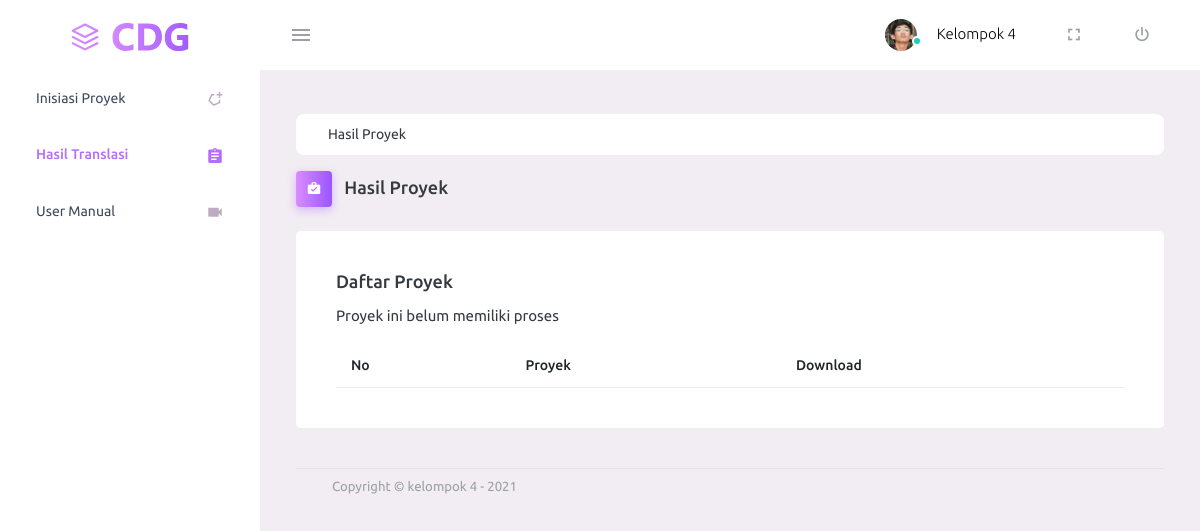
The app's page /hasil, older data.
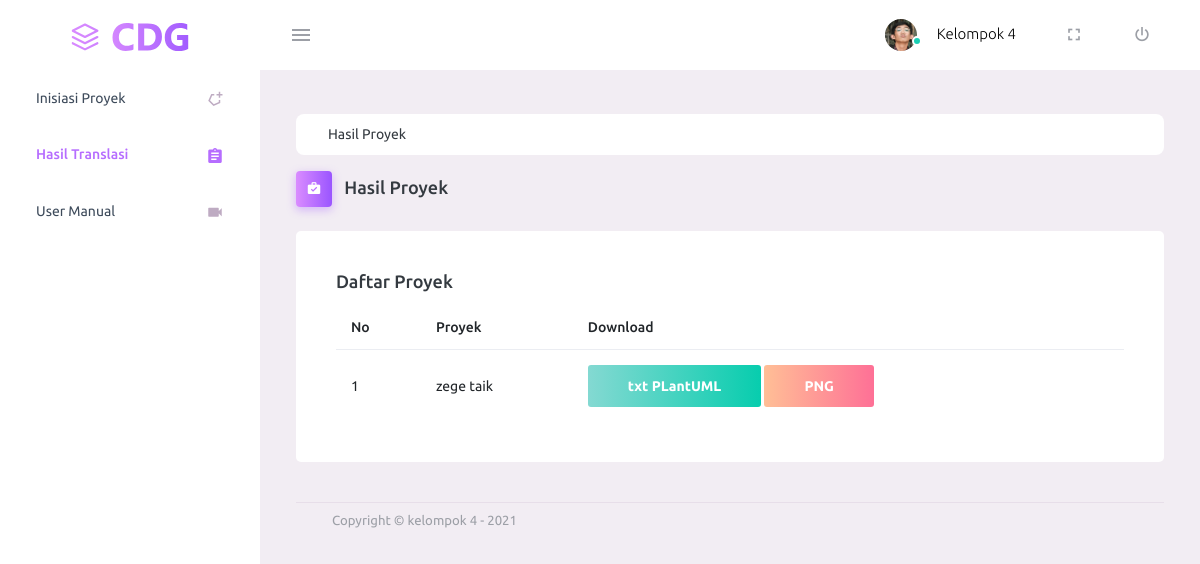
The same page, newer data.
### cdg/models.py (models this page shows, shortened)
class Proyek(models.Model):
    nama_proyek = models.CharField(max_length=50)
    database_id = models.CharField(max_length=50, null=True)

### projekppl/views.py (the view)
# urls.py: path('hasil', views.hasilall, name='hasilall'),
def hasilall(request):
    proyek = Proyek.objects.filter(database_id__isnull=False)
    return render(request,'hasil.html', {'proyek' : proyek})

### templates/hasil.html (shortened to what the changed rows need)
<!DOCTYPE html>
<html lang="en">
  <head>
    {% load static %}
    <link rel="stylesheet" href="{% static 'vendors/mdi/css/materialdesignicons.min.css' %}">
    <link rel="stylesheet" href="{% static 'vendors/css/vendor.bundle.base.css' %}">
    <link rel="stylesheet" href="{% static 'css/style.css' %}">
  </head>
  <body>
    <div class="container-scroller">
      <div class="container-fluid page-body-wrapper">
        <div class="main-panel">
          <div class="content-wrapper">
            <div class="row">
              <div class="col-12 grid-margin">
                <div class="card">
                  <div class="card-body">
                    <div class="table-responsive">
                      <table class="table">
                        <thead>
                          <tr>
                            <th> No </th>
                            <th> Proyek </th>
                            <th> Download </th>
                          </tr>
                        </thead>
                        <tbody>
                        {% if proyek %}
                          {% for pproyek in proyek%}
                            <tr>
                              <td>{{ forloop.counter }}</td>
                              <td> {{ pproyek.nama_proyek }} </td>
                              <td>
                              <a href="/download/{{pproyek.id}}"> <button type="button" class="btn btn-gradient-success">txt PLantUML</button> </a>
                              <a href="/download-png/{{pproyek.id}}"> <button type="button" class="btn btn-gradient-danger">PNG</button> </a>
                              </td>
                            </tr>
                          {% endfor %}
                        {% else %}
                              <p>Proyek ini belum memiliki proses</p>
                        {% endif %}
                        </tbody>
                      </table>
                    </div>
                  </div>
                </div>
              </div>
            </div>
        </div>
      </div>
    </div>
  </body>
</html>

Row changes from the older to the newer data that the page shows:
now on this page (row edited): Proyek: nama_proyek "zege taik"
Text that changed along with them:
text no longer shown: "Proyek ini belum memiliki proses"
